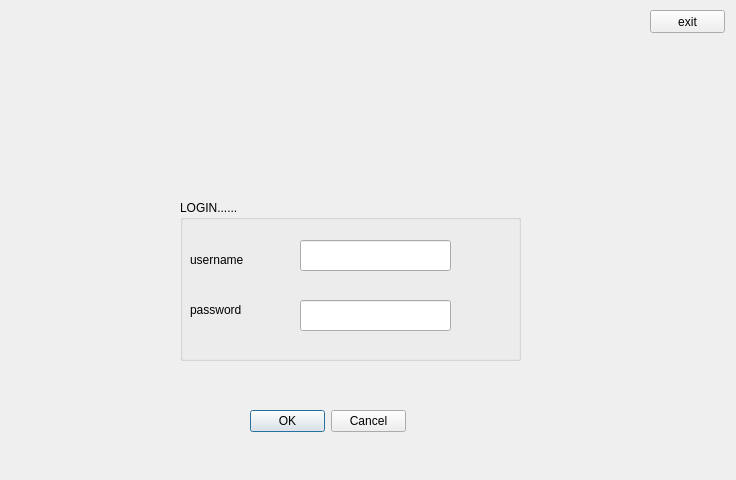
<?xml version="1.0" encoding="UTF-8"?>
<ui version="4.0">
 <class>login</class>
 <widget class="QDialog" name="login">
  <property name="geometry">
   <rect>
    <x>0</x>
    <y>0</y>
    <width>736</width>
    <height>480</height>
   </rect>
  </property>
  <property name="windowTitle">
   <string>Dialog</string>
  </property>
  <widget class="QPushButton" name="pushButton">
   <property name="geometry">
    <rect>
     <x>650</x>
     <y>10</y>
     <width>75</width>
     <height>23</height>
    </rect>
   </property>
   <property name="text">
    <string>exit</string>
   </property>
  </widget>
  <widget class="QDialogButtonBox" name="buttonBox">
   <property name="geometry">
    <rect>
     <x>250</x>
     <y>410</y>
     <width>156</width>
     <height>23</height>
    </rect>
   </property>
   <property name="standardButtons">
    <set>QDialogButtonBox::Cancel|QDialogButtonBox::Ok</set>
   </property>
  </widget>
  <widget class="QGroupBox" name="groupBox">
   <property name="geometry">
    <rect>
     <x>180</x>
     <y>200</y>
     <width>341</width>
     <height>161</height>
    </rect>
   </property>
   <property name="title">
    <string>LOGIN......</string>
   </property>
   <widget class="QLabel" name="label">
    <property name="geometry">
     <rect>
      <x>10</x>
      <y>50</y>
      <width>71</width>
      <height>20</height>
     </rect>
    </property>
    <property name="text">
     <string>username</string>
    </property>
   </widget>
   <widget class="QLabel" name="label_2">
    <property name="geometry">
     <rect>
      <x>10</x>
      <y>100</y>
      <width>61</width>
      <height>20</height>
     </rect>
    </property>
    <property name="text">
     <string>password</string>
    </property>
   </widget>
   <widget class="QLineEdit" name="lineEdit">
    <property name="geometry">
     <rect>
      <x>120</x>
      <y>40</y>
      <width>151</width>
      <height>31</height>
     </rect>
    </property>
   </widget>
   <widget class="QLineEdit" name="lineEdit_2">
    <property name="geometry">
     <rect>
      <x>120</x>
      <y>100</y>
      <width>151</width>
      <height>31</height>
     </rect>
    </property>
    <property name="echoMode">
     <enum>QLineEdit::Password</enum>
    </property>
   </widget>
  </widget>
  <widget class="QLabel" name="label_3">
   <property name="geometry">
    <rect>
     <x>230</x>
     <y>60</y>
     <width>241</width>
     <height>111</height>
    </rect>
   </property>
   <property name="text">
    <string/>
   </property>
   <property name="pixmap">
    <pixmap>logo.jpg</pixmap>
   </property>
   <property name="scaledContents">
    <bool>true</bool>
   </property>
  </widget>
 </widget>
 <resources/>
 <connections/>
</ui>
